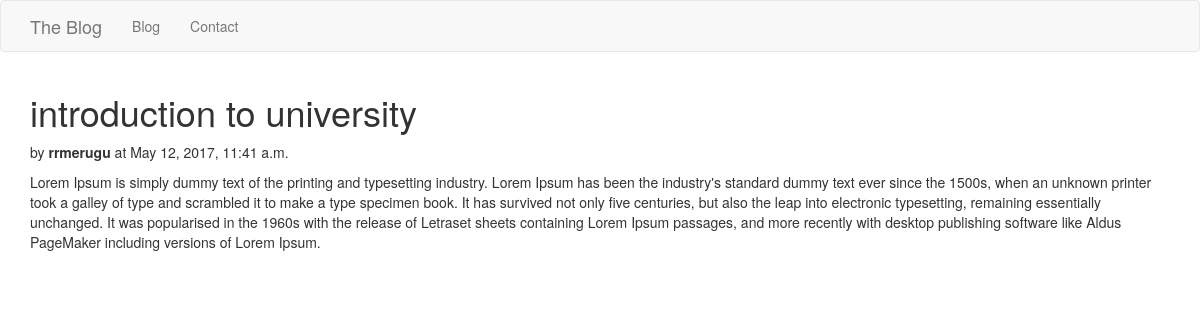
The page /blog/1 on the database its author committed.
### blog/models.py (models this page shows, shortened)
class BlogPost(models.Model):
    id = models.AutoField(primary_key=True)
    title = models.CharField(max_length=200)
    slug = models.SlugField(unique=True, db_index=True)
    text = models.TextField()
    is_draft = models.BooleanField(default=True)
    created_at = models.DateTimeField(default=timezone.now)
    created_by = models.ForeignKey(User, blank=False)

### blog/views.py (the view)
# urls.py: url(r'blog/(?P<post_id>[0-9]+)$', views.blog_view, name="blog_view"),
def blog_view(request, post_id):
    blog = get_object_or_404(BlogPost, id=post_id)
    return render(request, 'blog-view.html', {'blog': blog})

### blog/templates/blog-view.html (shortened to what this page needs)
{% extends 'base.html' %}
{% block content %}
<h1>{{blog.title}}</h1>
<p>by <strong>{{blog.created_by.username}}</strong> at {{blog.created_at}}</p>
<div>
    {{ blog.text | escape}}
</div>
{% endblock %}

### rows shown on the page
BlogPost: title "introduction to university", created_by.username "rrmerugu", created_at "May 12, 2017, 11:41 a.m.", text "Lorem Ipsum is simply dummy text of the printing and typesetting industry. Lorem Ipsum has been the industry's standard dummy text ever since the 1500s, when an unknown printer took a galley of type and scrambled it to make a type specimen book. It has survived not only five centuries, but also the leap into electronic typesetting, remaining essentially unchanged. It was popularised in the 1960s with the release of Letraset sheets containing Lorem Ipsum passages, and more recently with desktop publishing software like Aldus PageMaker including versions of Lorem Ipsum."
